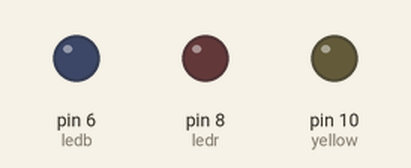
Simulated run of this sketch. Board: Arduino Uno, built with avr-gcc and run on an emulated ATmega328P. Shown: output pins drawn as LEDs (lit = HIGH).

Above: at 3.05 s.
At 3.35 s:
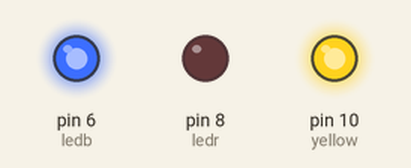
At 3.95 s:
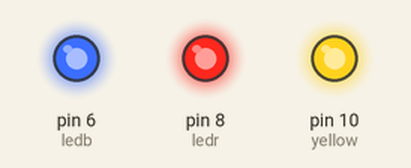
At 4.96 s:
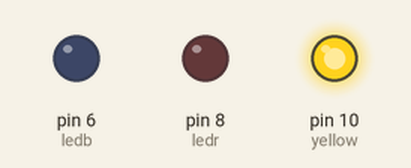
At 6.08 s:
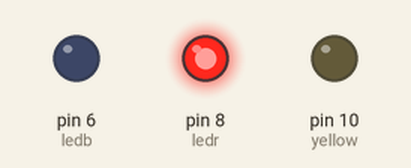
At 7.09 s:
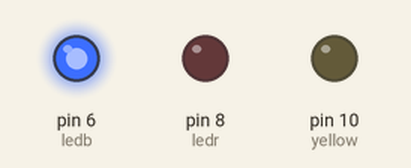
Timing chart, 0 to 7.4 s (numbered marks = the images above):
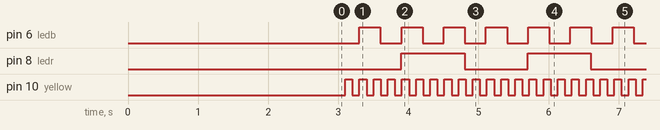

Measured:
- by itself, pin 6 (ledb): alternates HIGH for 0.30 s and LOW for 0.30 s
- by itself, pin 8 (ledr): alternates HIGH for 0.90 s and LOW for 0.90 s
- by itself, pin 10 (yellow): alternates HIGH for 0.10 s and LOW for 0.10 s

The sketch:

blink.ino
```cpp
//===================================================================================
// Template v 001
//===================================================================================
// ----- global define ----------------------------------------------
//
// ----- libraries --------------------------------------------------
// #include <NewPing.h>
// ----- constant pin -----------------------------------------------
 #define ledr 8
 #define ledb 6
 #define yellow 10
// ----- constant common --------------------------------------------
// const float pi = 3.14;
// ----- variables --------------------------------------------------
long count = 0;
long count1 = 0;
long count2 = 0;
// ----- prepare hardware -------------------------------------------
// Servo servo1;
// ==================================================================
// functions common -------------------------------------------------
// void control() {}
// ==================================================================
void setup() {
  // Serial monitor -------------------------------------------------
  Serial.begin(9600); delay(3000);
  // ----- prepare pins ---------------------------------------------
   pinMode(ledr,OUTPUT);
   pinMode(ledb,OUTPUT);
   pinMode(yellow,OUTPUT);
  // ----- prepare variable -----------------------------------------
  //
  // ----- prepare hardware -----------------------------------------
  count = millis();
  count1 = millis();
  count2 = millis();
} // ================================================================
void loop() { // ----- work programm -----------------------------------------
if((millis()-count)>900) {
  digitalWrite(ledr, !digitalRead(ledr));
  count = millis();
}
if((millis()-count1)>300) {
  digitalWrite(ledb, !digitalRead(ledb));
  count1 = millis();
}
if((millis()-count2)>100) {
  digitalWrite(yellow, !digitalRead(yellow));
  count2 = millis();
}
} // ================================================================
```
